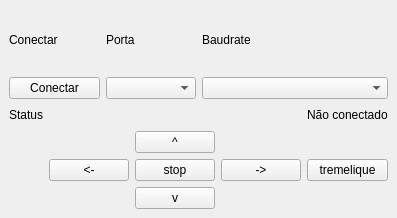
<?xml version="1.0" encoding="UTF-8"?>
<ui version="4.0">
 <class>MainWindow</class>
 <widget class="QMainWindow" name="MainWindow">
  <property name="geometry">
   <rect>
    <x>0</x>
    <y>0</y>
    <width>386</width>
    <height>218</height>
   </rect>
  </property>
  <property name="windowTitle">
   <string>MainWindow</string>
  </property>
  <widget class="QWidget" name="centralwidget">
   <layout class="QGridLayout" name="gridLayout_7">
    <item row="0" column="0">
     <layout class="QGridLayout" name="gridLayout_5">
      <item row="0" column="0">
       <layout class="QHBoxLayout" name="horizontalLayout">
        <item>
         <layout class="QGridLayout" name="gridLayout">
          <item row="0" column="1">
           <layout class="QGridLayout" name="gridLayout_2">
            <item row="0" column="0">
             <widget class="QLabel" name="label_port">
              <property name="text">
               <string>Porta</string>
              </property>
             </widget>
            </item>
           </layout>
          </item>
          <item row="1" column="0">
           <widget class="QPushButton" name="pushButton_conn">
            <property name="text">
             <string>Conectar</string>
            </property>
           </widget>
          </item>
          <item row="1" column="1">
           <widget class="QComboBox" name="comboBox_port"/>
          </item>
          <item row="0" column="0">
           <widget class="QLabel" name="label_com">
            <property name="text">
             <string>Conectar</string>
            </property>
           </widget>
          </item>
         </layout>
        </item>
        <item>
         <layout class="QGridLayout" name="gridLayout_3">
          <item row="0" column="0">
           <widget class="QLabel" name="label__baudrate">
            <property name="text">
             <string>Baudrate</string>
            </property>
           </widget>
          </item>
          <item row="1" column="0">
           <widget class="QComboBox" name="comboBox_baudrate"/>
          </item>
         </layout>
        </item>
       </layout>
      </item>
      <item row="1" column="0">
       <layout class="QGridLayout" name="gridLayout_4">
        <item row="0" column="0">
         <widget class="QLabel" name="label_info">
          <property name="text">
           <string>Status</string>
          </property>
         </widget>
        </item>
        <item row="0" column="2">
         <widget class="QLabel" name="label_status">
          <property name="text">
           <string>Não conectado</string>
          </property>
         </widget>
        </item>
        <item row="2" column="2">
         <widget class="QPushButton" name="pushButton_tremelique">
          <property name="text">
           <string>tremelique</string>
          </property>
         </widget>
        </item>
        <item row="0" column="1">
         <spacer name="horizontalSpacer">
          <property name="orientation">
           <enum>Qt::Horizontal</enum>
          </property>
          <property name="sizeHint" stdset="0">
           <size>
            <width>40</width>
            <height>20</height>
           </size>
          </property>
         </spacer>
        </item>
        <item row="2" column="1">
         <layout class="QGridLayout" name="gridLayout_6">
          <item row="2" column="1">
           <widget class="QPushButton" name="pushButton_re">
            <property name="text">
             <string>v</string>
            </property>
           </widget>
          </item>
          <item row="1" column="0">
           <widget class="QPushButton" name="pushButton_esquerda">
            <property name="text">
             <string>&lt;-</string>
            </property>
           </widget>
          </item>
          <item row="0" column="1">
           <widget class="QPushButton" name="pushButton_frente">
            <property name="text">
             <string>^</string>
            </property>
           </widget>
          </item>
          <item row="1" column="2">
           <widget class="QPushButton" name="pushButton_direita">
            <property name="text">
             <string>-&gt;</string>
            </property>
           </widget>
          </item>
          <item row="1" column="1">
           <widget class="QPushButton" name="pushButton_stop">
            <property name="text">
             <string>stop</string>
            </property>
           </widget>
          </item>
         </layout>
        </item>
        <item row="2" column="0">
         <layout class="QVBoxLayout" name="verticalLayout">
          <item>
           <spacer name="horizontalSpacer_2">
            <property name="orientation">
             <enum>Qt::Horizontal</enum>
            </property>
            <property name="sizeHint" stdset="0">
             <size>
              <width>40</width>
              <height>20</height>
             </size>
            </property>
           </spacer>
          </item>
         </layout>
        </item>
       </layout>
      </item>
     </layout>
    </item>
   </layout>
  </widget>
 </widget>
 <resources/>
 <connections/>
</ui>
